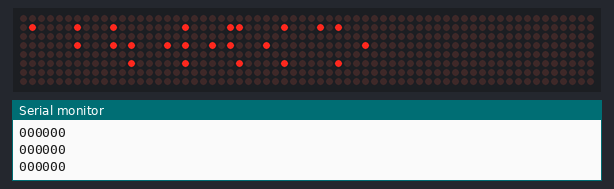
Recording of a program running on a simulated ESP32. On the bench: 64×8 LED matrix, the last lines printed to the serial monitor.

Above: at 0.1 s.
At 3.2 s:
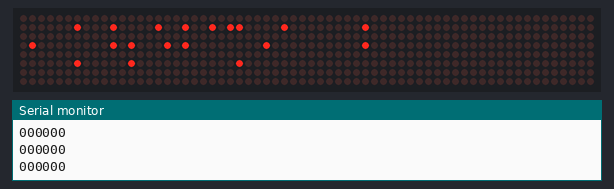
At 6.2 s:
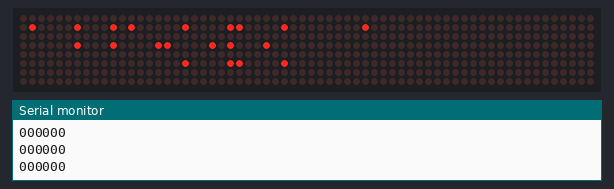
At 9.3 s:
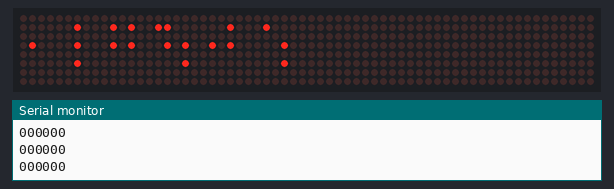
At 15.4 s:
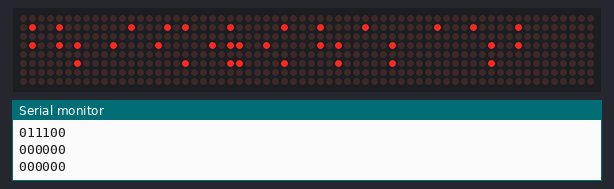
At 21.6 s:
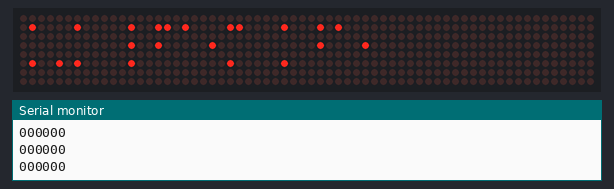

The program:

main.cpp
```cpp
#include <MD_Parola.h>
#include <SPI.h>
#include <WiFi.h>
#include <map>
#include <string>

//matrix display
#define HARDWARE_TYPE MD_MAX72XX::FC16_HW
#define MAX_DEVICES 8
#define CLK_PIN 18
#define DATA_PIN 23
#define CS_PIN 21

MD_MAX72XX matrix = MD_MAX72XX(HARDWARE_TYPE, DATA_PIN, CLK_PIN, CS_PIN, MAX_DEVICES);

//buttons
#define ENTER_PIN 12
#define BACK_PIN 32
#define NEXT_PIN 14
#define PREV_PIN 27
//leds
/*#define BLUE_LED 35
#define GREEN_LED 34
#define YELLOW_LED 13
#define RED_LED 33

bool BLUE_LED = false;
bool GREEN_LED = false;
bool YELLOW_LED = false;
bool RED_LED = false;*/

// Variables will change:
int lastState = HIGH; // the previous state from the input pin
int currentState;     // the current reading from the input pin

//maps each letter to a binary value
std::map<char,String> letters = {
  {'a', "100000"},
  {'b', "110000"},
  {'c', "100100"},
  {'d', "100110"},
  {'e', "100010"},
  {'f', "110100"},
  {'g', "110110"},
  {'h', "110010"},
  {'i', "010100"},
  {'j', "010110"},
  {'k', "101000"},
  {'l', "111000"},
  {'m', "101100"},
  {'n', "101110"},
  {'o', "101010"},
  {'p', "111100"},
  {'q', "111110"},
  {'r', "111010"},
  {'s', "011100"},
  {'t', "011110"},
  {'u', "101001"},
  {'v', "111001"},
  {'w', "010111"},
  {'x', "101101"},
  {'y', "111101"},
  {'z', "101011"}
};

//Set all leds off
String binLetter [13] = {"000000","000000","000000","000000","000000","000000","000000","000000","000000","000000","000000","000000"};
int r = 0;
void setup() {
  matrix.begin();
  matrix.control(MD_MAX72XX::INTENSITY, 5);
  matrix.clear();
  Serial.begin(9600);
  pinMode(NEXT_PIN, INPUT_PULLDOWN);
  pinMode(PREV_PIN, INPUT_PULLDOWN);
  pinMode(ENTER_PIN, INPUT_PULLDOWN);
  pinMode(BACK_PIN, INPUT_PULLDOWN);

  /*pinMode(BLUE_LED, OUTPUT);
  pinMode(GREEN_LED, OUTPUT);
  pinMode(YELLOW_LED, OUTPUT);
  pinMode(RED_LED, OUTPUT);*/
}

void clearBin();
void convertWord(String word, String binLetter[]);
void displayBrailleFormat(String cell1, String cell2, String cell3, String cell4, String cell5, String cell6,
                          String cell7, String cell8, String cell9, String cell10, String cell11, String cell12, String cell13);

void loop() {
  // read the state of the switch/button:
  //String word[15] = {"bathroom","kitchen","bedroom","lights", "doorlocks", "thermostats", "locked", "unlocked"} ;

  /*convertWord(word[r], binLetter);

  if(digitalRead(NEXT_PIN) == HIGH){
    Serial.println("The state changed HIGH");
    //digitalWrite(BLUE_LED, true);
    r++;}

  if(digitalRead(PREV_PIN) == HIGH){
    Serial.println("The state changed HIGH");
    //digitalWrite(YELLOW_LED, true);
    r--;}

  if(digitalRead(ENTER_PIN) == LOW){
    Serial.println("The state changed LOW ");
    //digitalWrite(GREEN_LED, true);}

  delay(10000);*/

  String word[15] = {"bathroom","kitchen","bedroom","lights", "doorlocks", "thermostats", "locked", "unlocked"} ;
  //convertWord(word, binLetter);
  //delay(100000);
  int i = 0;

  while(i < sizeof(word)){
    clearBin();
    convertWord(word[i], binLetter);
    i++;
    delay(3000);
  }
}

void clearBin(){
  for (int i=0; i < 13; i++){// 13 is too hardcoded
    binLetter[i] = "000000";
  }
}

void convertWord(String word, String binLetter[]){//this method converts words into a binary value used to turn certain leds on or off

  Serial.println(word);
  for(int i = 0; i < word.length(); i++){
    binLetter[i] = letters[word[i]].c_str(); //convert this specific letter to the set binary in the map
  }

  String cell1 = binLetter[0];
  Serial.println(cell1);// for testing
  String cell2 = binLetter[1];
  Serial.println(cell2);
  String cell3 = binLetter[2];
  Serial.println(cell3);
  String cell4 = binLetter[3];
  Serial.println(cell4);
  String cell5 = binLetter[4];
  Serial.println(cell5);
  String cell6 = binLetter[5];
  Serial.println(cell6);
  String cell7 = binLetter[6];
  Serial.println(cell7);
  String cell8 = binLetter[7];
  Serial.println(cell8);
  String cell9 = binLetter[8];
  Serial.println(cell9);
  String cell10 = binLetter[9];
  Serial.println(cell10);
  String cell11 = binLetter[10];
  Serial.println(cell11);
  String cell12 = binLetter[11];
  Serial.println(cell12);
  String cell13 = binLetter[12];
  Serial.println(cell13);
  displayBrailleFormat(cell1, cell2, cell3, cell4, cell5, cell6, cell7, cell8, cell9, cell10, cell11, cell12, cell13);
}
void displayBrailleFormat(String cell1, String cell2, String cell3, String cell4, String cell5, String cell6, String cell7, String cell8, String cell9, String cell10, String cell11, String cell12, String cell13) {
//this sucked to hell, DON'T TOUCH!!!!
  //CELL1
    matrix.setPoint(1, 57, cell1[0]- '0');
    matrix.setPoint(3, 57, cell1[1]- '0');
    matrix.setPoint(5, 57, cell1[2]- '0');

    matrix.setPoint(1, 59, cell1[3]- '0');
    matrix.setPoint(3, 59, cell1[4]- '0');
    matrix.setPoint(5, 59, cell1[5]- '0');

    //CELL2
    matrix.setPoint(1, 62, cell2[0]- '0');
    matrix.setPoint(3, 62, cell2[1]- '0');
    matrix.setPoint(5, 62, cell2[2]- '0');

    matrix.setPoint(1, 48, cell2[3]- '0');
    matrix.setPoint(3, 48, cell2[4]- '0');
    matrix.setPoint(5, 48, cell2[5]- '0');

    //CELL3
    matrix.setPoint(1, 51, cell3[0]- '0');
    matrix.setPoint(3, 51, cell3[1]- '0');
    matrix.setPoint(5, 51, cell3[2]- '0');

    matrix.setPoint(1, 53, cell3[3]- '0');
    matrix.setPoint(3, 53, cell3[4]- '0');
    matrix.setPoint(5, 53, cell3[5]- '0');

    //CELL4
    matrix.setPoint(1, 40, cell4[0]- '0');
    matrix.setPoint(3, 40, cell4[1]- '0');
    matrix.setPoint(5, 40, cell4[2]- '0');

    matrix.setPoint(1, 42, cell4[3]- '0');
    matrix.setPoint(3, 42, cell4[4]- '0');
    matrix.setPoint(5, 42, cell4[5]- '0');

    //CELL5
    matrix.setPoint(1, 45, cell5[0]- '0');
    matrix.setPoint(3, 45, cell5[1]- '0');
    matrix.setPoint(5, 45, cell5[2]- '0');

    matrix.setPoint(1, 47, cell5[3]- '0');
    matrix.setPoint(3, 47, cell5[4]- '0');
    matrix.setPoint(5, 47, cell5[5]- '0');


    //CELL6
    matrix.setPoint(1, 34, cell6[0]- '0');
    matrix.setPoint(3, 34, cell6[1]- '0');
    matrix.setPoint(5, 34, cell6[2]- '0');

    matrix.setPoint(1, 36, cell6[3]- '0');
    matrix.setPoint(3, 36, cell6[4]- '0');
    matrix.setPoint(5, 36, cell6[5]- '0');


    //CELL7
    matrix.setPoint(1, 39, cell7[0]- '0');
    matrix.setPoint(3, 39, cell7[1]- '0');
    matrix.setPoint(5, 39, cell7[2]- '0');

    matrix.setPoint(1, 25, cell7[3]- '0');
    matrix.setPoint(3, 25, cell7[4]- '0');
    matrix.setPoint(5, 25, cell7[5]- '0');

    //CELL8
    matrix.setPoint(1, 28, cell8[0]- '0');
    matrix.setPoint(3, 28, cell8[1]- '0');
    matrix.setPoint(5, 28, cell8[2]- '0');

    matrix.setPoint(1, 30, cell8[3]- '0');
    matrix.setPoint(3, 30, cell8[4]- '0');
    matrix.setPoint(5, 30, cell8[5]- '0');

    //CELL9
    matrix.setPoint(1, 17, cell9[0]- '0');
    matrix.setPoint(3, 17, cell9[1]- '0');
    matrix.setPoint(5, 17, cell9[2]- '0');

    matrix.setPoint(1, 19, cell9[3]- '0');
    matrix.setPoint(3, 19, cell9[4]- '0');
    matrix.setPoint(5, 19, cell9[5]- '0');

    //CELL10
    matrix.setPoint(1, 22, cell10[0]- '0');
    matrix.setPoint(3, 22, cell10[1]- '0');
    matrix.setPoint(5, 22, cell10[2]- '0');

    matrix.setPoint(1, 8, cell10[3]- '0');
    matrix.setPoint(3, 8, cell10[4]- '0');
    matrix.setPoint(5, 8, cell10[5]- '0');

    //CELL11
    matrix.setPoint(1, 11, cell11[0]- '0');
    matrix.setPoint(3, 11, cell11[1]- '0');
    matrix.setPoint(5, 11, cell11[2]- '0');

    matrix.setPoint(1, 13, cell11[3]- '0');
    matrix.setPoint(3, 13, cell11[4]- '0');
    matrix.setPoint(5, 13, cell11[5]- '0');

    //CELL12
    matrix.setPoint(1, 0, cell12[0]- '0');
    matrix.setPoint(3, 0, cell12[1]- '0');
    matrix.setPoint(5, 0, cell12[2]- '0');

    matrix.setPoint(1, 2, cell12[3]- '0');
    matrix.setPoint(3, 2, cell12[4]- '0');
    matrix.setPoint(5, 2, cell12[5]- '0');

    //CELL12
    matrix.setPoint(1, 5, cell12[0]- '0');
    matrix.setPoint(3, 5, cell12[1]- '0');
    matrix.setPoint(5, 5, cell12[2]- '0');

    matrix.setPoint(1, 7, cell12[3]- '0');
    matrix.setPoint(3, 7, cell12[4]- '0');
    matrix.setPoint(5, 7, cell12[5]- '0');
}
```

Measured:
- what the display in image 1 shows lasts 3.1 s, from 3.1 s to 6.2 s
